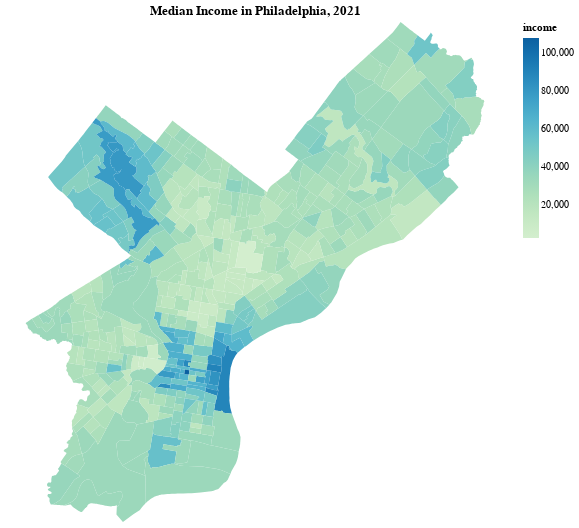

Write the Vega-Lite specification saved for this chart.
### Vega-Lite specification from a JSON file in a GitHub repository (floating-point values rounded to 4 significant figures; data arrays with more than 128 entries replaced by an {"elided": "..."} marker saying what was removed)
{"config": {"view": {"continuousWidth": 400, "continuousHeight": 300}}, "data": {"name": "data-db8a7da960a8ae7893828911b71e2087"}, "mark": "geoshape", "encoding": {"color": {"field": "income", "scale": {"scheme": "greenblue"}, "type": "quantitative"}, "tooltip": [{"field": "income", "type": "quantitative"}, {"field": "median age", "type": "quantitative"}, {"field": "walk", "type": "quantitative"}, {"field": "public transit", "type": "quantitative"}, {"field": "drove alone", "type": "quantitative"}, {"field": "carpooled", "type": "quantitative"}, {"field": "Worked from home", "type": "quantitative"}]}, "height": 500, "projection": {"reflectY": true, "type": "identity"}, "title": "Median Income in Philadelphia, 2021", "width": 500, "$schema": "https://vega.github.io/schema/vega-lite/v4.17.0.json", "datasets": {"data-db8a7da960a8ae7893828911b71e2087": {"elided": "408 records"}}}
